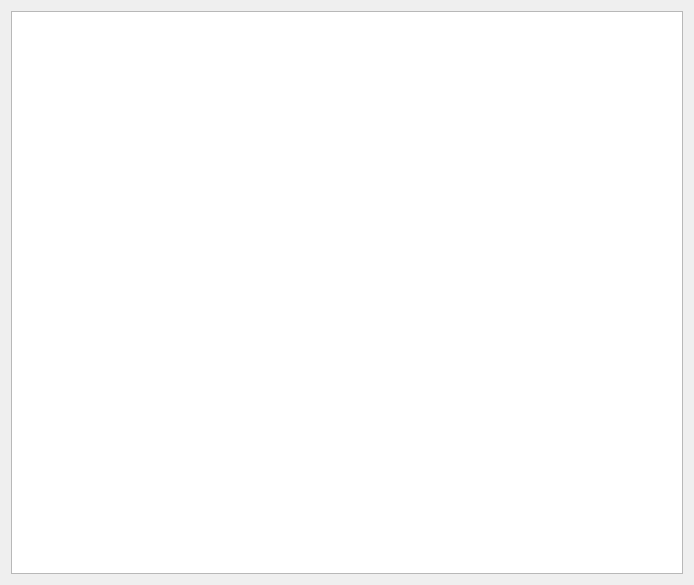
<?xml version="1.0" encoding="UTF-8"?>
<ui version="4.0">
 <class>CustomTab</class>
 <widget class="QWidget" name="CustomTab">
  <property name="geometry">
   <rect>
    <x>0</x>
    <y>0</y>
    <width>694</width>
    <height>585</height>
   </rect>
  </property>
  <property name="windowTitle">
   <string>Form</string>
  </property>
  <layout class="QHBoxLayout" name="horizontalLayout">
   <item>
    <widget class="CustomGraphics" name="graphicsView"/>
   </item>
  </layout>
 </widget>
 <customwidgets>
  <customwidget>
   <class>CustomGraphics</class>
   <extends>QGraphicsView</extends>
   <header location="global">customgraphics.h</header>
  </customwidget>
 </customwidgets>
 <resources/>
 <connections/>
</ui>
